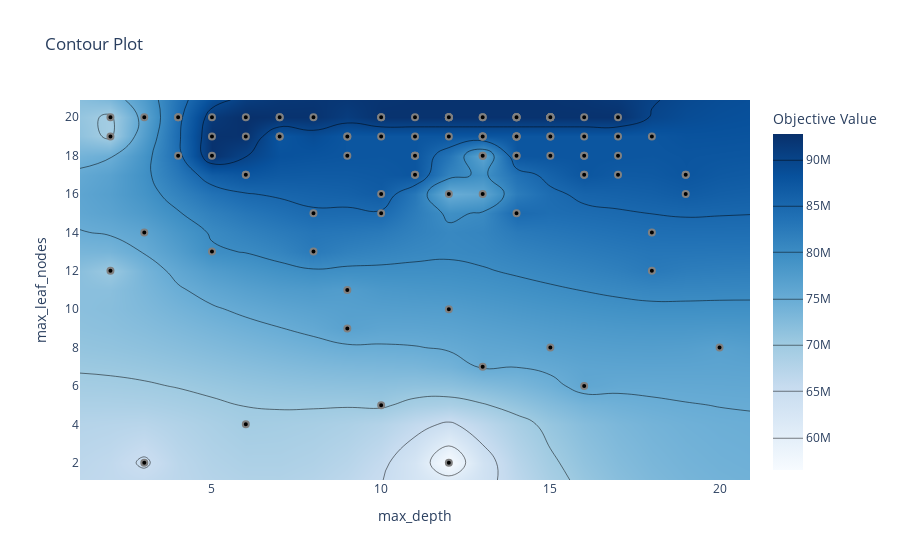

This figure's notebook cell:
### Code cell
plot_contour(study, params=["max_depth", "max_leaf_nodes"])

### Figure 1 — Plotly figure (JSON) as saved in the notebook; plotly's stock layout.template omitted (floating-point values rounded to 4 significant figures; data arrays with more than 128 entries replaced by an {"elided": "..."} marker saying what was removed)
{"data": [{"colorbar": {"title": {"text": "Objective Value"}}, "colorscale": [[0, "rgb(247,251,255)"], [0.125, "rgb(222,235,247)"], [0.25, "rgb(198,219,239)"], [0.375, "rgb(158,202,225)"], [0.5, "rgb(107,174,214)"], [0.625, "rgb(66,146,198)"], [0.75, "rgb(33,113,181)"], [0.875, "rgb(8,81,156)"], [1, "rgb(8,48,107)"]], "connectgaps": true, "contours": {"coloring": "heatmap"}, "hoverinfo": "none", "line": {"smoothing": 1.3}, "reversescale": false, "type": "contour", "x": [1.1, 2, 3, 4, 5, 6, 7, 8, 9, 10, 11, 12, 13, 14, 15, 16, 17, 18, 19, 20, 20.9], "y": [1.1, 2, 4, 5, 6, 7, 8, 9, 10, 11, 12, 13, 14, 15, 16, 17, 18, 19, 20, 20.9], "z": {"elided": "20x21 float values"}}, {"marker": {"color": "black", "line": {"color": "Gray", "width": 2}}, "mode": "markers", "name": "Feasible Trial", "showlegend": false, "type": "scatter", "x": [19, 2, 2, 6, 13, 13, 3, 5, 3, 9, 15, 19, 20, 16, 11, 10, 9, 10, 7, 12, 16, 13, 11, 14, 8, 15, 11, 14, 17, 10, 18, 15, 12, 14, 11, 14, 12, 17, 6, 7, 6, 4, 9, 15, 5, 2, 8, 13, 10, 16, 12, 15, 14, 17, 15, 19, 13, 16, 10, 8, 18, 12, 11, 13, 14, 12, 15, 11, 14, 13, 9, 14, 13, 15, 16, 7, 4, 12, 10, 6, 14, 15, 16, 17, 18, 16, 14, 15, 9, 11, 12, 5, 5, 15, 3, 6, 13, 4, 7, 14], "y": [17, 20, 12, 4, 16, 19, 14, 13, 2, 19, 8, 17, 8, 17, 20, 20, 9, 15, 20, 10, 6, 19, 18, 20, 15, 20, 18, 15, 18, 16, 12, 20, 20, 19, 18, 20, 16, 17, 20, 19, 17, 20, 19, 20, 18, 19, 13, 18, 5, 17, 2, 20, 20, 19, 20, 16, 19, 18, 19, 20, 14, 20, 19, 20, 18, 20, 19, 17, 19, 7, 11, 20, 20, 18, 19, 20, 18, 19, 20, 17, 19, 20, 20, 20, 19, 18, 19, 20, 18, 17, 20, 19, 20, 19, 20, 19, 18, 20, 19, 18]}, {"marker": {"color": "#cccccc", "line": {"color": "Gray", "width": 2}}, "mode": "markers", "name": "Infeasible Trial", "showlegend": false, "type": "scatter", "x": [], "y": []}], "layout": {"title": {"text": "Contour Plot"}, "xaxis": {"range": [1.1, 20.9], "title": {"text": "max_depth"}}, "yaxis": {"range": [1.1, 20.9], "title": {"text": "max_leaf_nodes"}}}}
